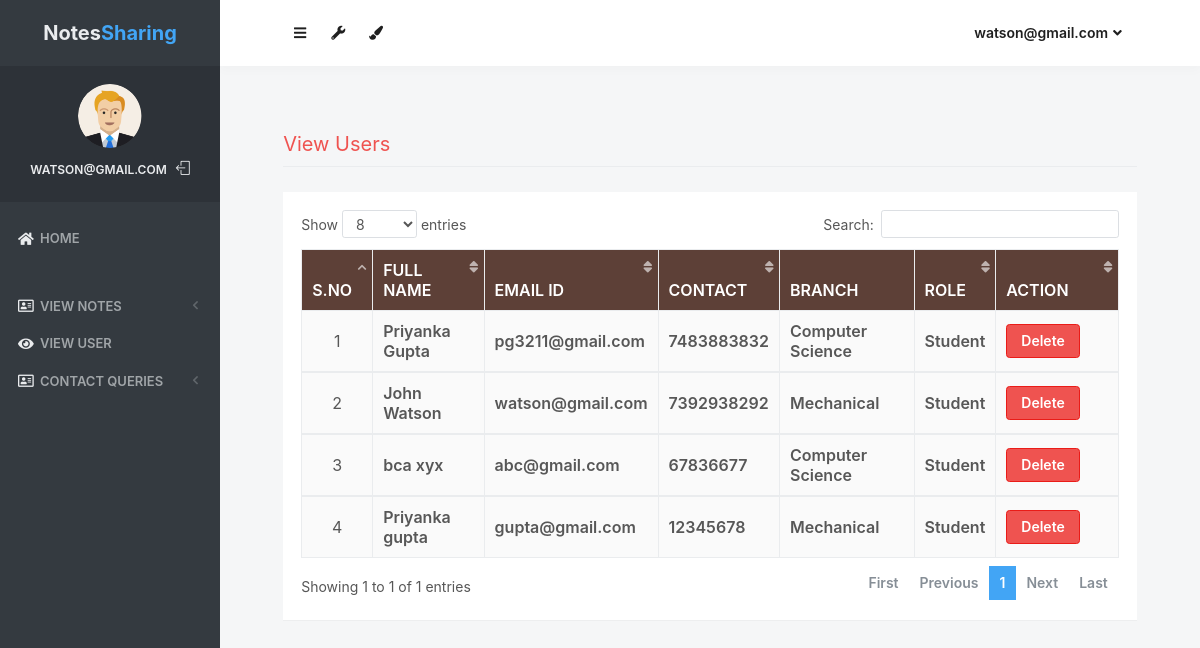
The page /view_users (signed in) on the database its author committed.
### notes/models.py (models this page shows, shortened)
class Signup(models.Model):
    user = models.ForeignKey(User,on_delete=models.CASCADE)
    contact = models.CharField(max_length=10)
    branch = models.CharField(max_length=30)
    role = models.CharField(max_length=15)

### notes/views.py (the view)
# urls.py: path('view_users', view_users, name='view_users'),
def view_users(request):
    if not request.user.is_authenticated:
        return redirect('login_admin')
    users = Signup.objects.all()
    d = {'users':users}
    return render(request,'view_users.html',d)

### notes/templates/view_users.html (shortened to what this page needs)
{% load static %}
<html lang="en" class="no-focus">
    <head>
        <link rel="stylesheet" href="{% static 'js/plugins/datatables/dataTables.bootstrap4.min.css' %}">
        <link rel="stylesheet" id="css-main" href="{% static 'css1/codebase.min.css' %}">
    </head>
    <body>
        <div id="page-container" class="sidebar-o sidebar-inverse side-scroll page-header-fixed main-content-narrow">
         {% include "sidebar.html" %}
            {% include "admin_nav.html" %}
            <main id="main-container">
                <div class="content">
                    <h2 class="content-heading text-danger">View Users</h2>
                    <div class="block">
                        <div class="block-content block-content-full">
                            <table class="table table-bordered table-striped table-vcenter js-dataTable-full-pagination" style="width:100%">
                                <thead class="text-white" style="background-color : #5d4037;">
                                    <tr>
                                        <th class="text-center">S.No</th>
                                        <th class="d-none d-sm-table-cell">Full Name</th>
                                        <th class="d-none d-sm-table-cell">Email ID</th>
                                        <th class="d-none d-sm-table-cell">Contact</th>
                                        <th class="d-none d-sm-table-cell">Branch</th>
                                        <th class="d-none d-sm-table-cell">Role</th>
                                        <th class="d-none d-sm-table-cell" style="width: 15%;">Action</th>
                                    </tr>
                                </thead>
                                {% for i in users %}
                                <tbody>
                                    <tr>
                                        <td class="text-center">{{forloop.counter}}</td>
                                        <td class="font-w600">{{i.user.first_name}} {{i.user.last_name}}</td>
					                    <td class="font-w600">{{i.user.username}}</td>
					                    <td class="font-w600">{{i.contact}}</td>
					                    <td class="font-w600">{{i.branch}}</td>
					                    <td class="font-w600">{{i.role}}</td>
					                    <td class="font-w600"><a href="{% url 'delete_users' i.user.id %}" class="btn btn-danger" onclick="return confirm('Are your sure to Delete ?')">Delete</a></td>
					                </tr>
                                        {% endfor %}
                                </tbody>
                            </table>
                        </div>
                    </div>
                </div>
            </main>
        </div>
 <link rel="stylesheet" href="https://use.fontawesome.com/releases/v5.6.3/css/all.css">
    </body>
</html>

### notes/templates/sidebar.html (shortened to what this page needs)
{% load static %}
   <nav id="sidebar">
                <div id="sidebar-scroll">
                    <div class="sidebar-content">
                        <div class="content-header content-header-fullrow px-15">
                            <div class="content-header-section text-center align-parent sidebar-mini-hidden">
                                <div class="content-header-item">
                                    <a class="link-effect font-w700" href="{% url 'admin_home' %}">
                                           <span class="font-size-xl text-dual-primary-dark">Notes</span><span class="font-size-xl text-primary">Sharing</span>
                                    </a>
                                </div>
                            </div>
                        </div>
                        <div class="content-side content-side-full content-side-user px-10 align-parent">
                            <div class="sidebar-mini-hidden-b text-center">
                                <a class="img-link" href="be_pages_generic_profile.html">
                                    <img class="img-avatar" src="{% static 'img/avatars/user1.png' %}" alt="">
                                </a>
                                <ul class="list-inline mt-10">
                                    <li class="list-inline-item">
                                        <a class="link-effect text-dual-primary-dark font-size-xs font-w600 text-uppercase" href="{% url 'admin_home' %}">{{ request.user.username }}</a>
                                    </li>
                                    <li class="list-inline-item">
                                        <a class="link-effect text-dual-primary-dark" href="{% url 'logout' %}">
                                            <i class="si si-logout"></i>
                                        </a>
                                    </li>
                                </ul>
                            </div>
                        </div>
                        <div class="content-side content-side-full">
                            <ul class="nav-main">
                                <li class="open">
                                    <a href="{% url 'admin_home' %}"><i class="fas fa-home"></i><span class="sidebar-mini-hide">Home</span></a>
                                </li>
                                <li class="nav-main-heading"><span class="sidebar-mini-visible">UI</span></li>
                                <li>
                                    <a class="nav-submenu" data-toggle="nav-submenu"><i class="far fa-address-card"></i>View Notes</a>
                                </li>
                                <li>
                                    <a  href="{% url 'view_users' %}"><i class="fas fa-eye"></i><span class="sidebar-mini-hide">View User</span></a>
                                </li>
                                <li>
                                    <a class="nav-submenu" data-toggle="nav-submenu"><i class="far fa-address-card"></i>Contact Queries</a>
                                </li>
                           </ul>
                        </div>
                    </div>
                </div>
            </nav>

### notes/templates/admin_nav.html (shortened to what this page needs)
{% load static %}
            <header id="page-header">
                <div class="content-header">
                    <div class="content-header-section">
                        <button type="button" class="btn btn-circle btn-dual-secondary" data-toggle="layout" data-action="sidebar_toggle">
                            <i class="fa fa-navicon"></i>
                        </button>
                        <div class="btn-group" role="group">
                            <button type="button" class="btn btn-circle btn-dual-secondary" id="page-header-options-dropdown" data-toggle="dropdown" aria-haspopup="true" aria-expanded="false">
                                <i class="fa fa-wrench"></i>
                            </button>
                        </div>
                        <div class="btn-group" role="group">
                            <button type="button" class="btn btn-circle btn-dual-secondary" id="page-header-themes-dropdown" data-toggle="dropdown" aria-haspopup="true" aria-expanded="false">
                                <i class="fa fa-paint-brush"></i>
                            </button>
                        </div>
                    </div>
                    <div class="content-header-section">
                        <div class="btn-group" role="group">
                            <button type="button" class="btn btn-rounded btn-dual-secondary" id="page-header-user-dropdown" data-toggle="dropdown" aria-haspopup="true" aria-expanded="false">
                                {{ request.user.username}}<i class="fa fa-angle-down ml-5"></i>
                            </button>
                        </div>
                    </div>
                </div>
            </header>

### rows shown on the page
Signup: user.first_name "Priyanka", user.last_name "Gupta", user.username "pg3211@gmail.com", contact "7483883832", branch "Computer Science", role "Student"
Signup: user.first_name "John", user.last_name "Watson", user.username "watson@gmail.com", contact "7392938292", branch "Mechanical", role "Student"
Signup: user.first_name "bca", user.last_name "xyx", user.username "abc@gmail.com", contact "67836677", branch "Computer Science", role "Student"
Signup: user.first_name "Priyanka", user.last_name "gupta", user.username "gupta@gmail.com", contact "12345678", branch "Mechanical", role "Student"

### other values the page prints
{{ request.user.username }} "WATSON@GMAIL.COM"
{{ request.user.username }} "watson@gmail.com"
